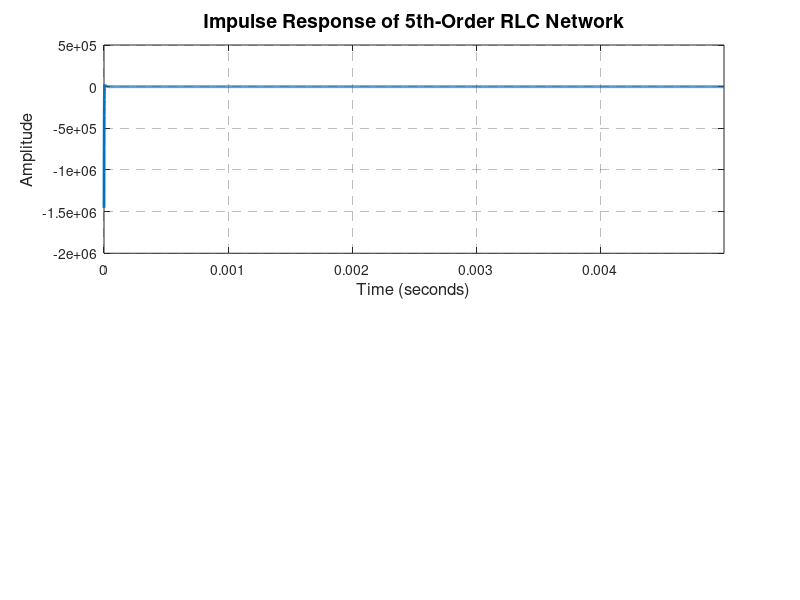

This chart was generated by the following MATLAB code: (Note: this script raises an error after producing the figure.)
clc; clear; close all;

%
%
%                                     R2                                         R4                                          
%                          ________/\/\/\/\_________                  ________/\/\/\/\_________
%                          |                       |                  |                       |
%                          |                       |                  |                       |
%                          |          L1           |                  |          L2           |
%                          |_______()()()()________|                  |_______()()()()________|
%                          |                       |                  |                       |
%                          |                       |                  |                       |
%          R1              | |\                    |                  |  |\                   |
%    ___/\/\/\/\___| |_____|_| \                   |           R3     |  | \                  |           R5
%    |             | |     - |  \__________________|__| |___/\/\/\/\__|__|  \_________________|__| |___/\/\/\/\__
%   (|)u(t)         C1       |  /                     | |              - |  /                    | |             |
%    |_______________________| /                       C2                | /                      C3             |   
%    |                     + |/   _____________________________________+_|/                                      |   
%    |___________________________|                                                                               |
%    |                                                                                                           |   
%    |___________________________________________________________________________________________________________|
%  _____ 
%   ___
%    _
%
%we want to anlayze the following circuit that contains two inverted
%operational amplifiers, five resistances, three, capacitators and three
%inductors. The i-s-u representation of the system is the following:
% ẋ1(t) = -1/(R1*C1)*x1(t) + 1/(R1*C1)*u(t)
% ẋ2(t) = -R2/(R1*L1)*x1(t) - R2/L1*x2(t) + R2/(R1*L1)*u(t)
% ẋ3(t) = R2/(R1*R3*C2)*x1(t) + R2/(R3*C2)*x2(t) - 1/(R3*C2)*x3(t) - R2/(R1*R3*C2)*u(t)
% ẋ4(t) = R2*R4/(R1*R3*L2)*x1(t) + R2*R4/(R3*L2)*x2(t) - R4/(R3*L2)*x3(t) - R4/L2*x4(t) - R2*R4/(R1*R3*L2)*u(t)
% ẋ5(t) = -R2*R4/(R1*R3*R5*C3)*x1(t) - R2*R4/(R3*R5*C3)*x2(t) + R4/(R3*R5*C3)*x3(t) + R4/(R5*C3)*x4(t) - 1/(R5*C3)*x5(t) + R2*R4/(R1*R3*R5*C3)*u(t)
% y(t) = -R2*R4/(R1*R3)*x1(t) - R2*R4/R3*x2(t) + R4/R3*x3(t) + R4*x4(t) - x5(t) + R2*R4/(R1*R3)*u(t)
% The resulting system is dynamic, continuous-time, LTI, SISO, proper, of fifth order
%we will proceed with a quick analysis of the circuit

%we first define some values for the resistence inductance etc
R1 = 1e3;    % 1 kΩ
R2 = 2.2e3;  % 2.2 kΩ
R3 = 4.7e3;  % 4.7 kΩ
R4 = 3.3e3;  % 3.3 kΩ
R5 = 1e3;    % 1 kΩ

C1 = 10e-6;  % 10 μF
C2 = 22e-9;  % 22 nF
C3 = 100e-9; % 100 nF

L1 = 10e-3;  % 10 mH
L2 = 4.7e-3; % 4.7 mH

%we create the various matrices
A = [ -1/(R1*C1),            0,                 0,                 0,                 0;
      -R2/(R1*L1),        -R2/L1,               0,                 0,                 0;
      R2/(R1*R3*C2),    R2/(R3*C2),      -1/(R3*C2),               0,                 0;
      R2*R4/(R1*R3*L2), R2*R4/(R3*L2), -R4/(R3*L2),          -R4/L2,                 0;
     -R2*R4/(R1*R3*R5*C3), -R2*R4/(R3*R5*C3), R4/(R3*R5*C3), R4/(R5*C3), -1/(R5*C3)];

B = [ 1/(R1*C1);
      R2/(R1*L1);
     -R2/(R1*R3*C2);
     -R2*R4/(R1*R3*L2);
      R2*R4/(R1*R3*R5*C3)];

C = [ -R2*R4/(R1*R3), -R2*R4/R3, R4/R3, R4, -1 ];

D = R2*R4/(R1*R3);


%then we can define the system
sys = ss(A, B, C, D);


%then we can see the response to an impulse
[y_imp, t_imp, x_imp] = impulse(sys);









%plotting the results
% Plotting the impulse response
figure("Position", [100, 100, 1200, 800]);
subplot(2, 2, [1 2]);
plot(t_imp, y_imp, 'LineWidth', 2, 'Color', [0, 0.4470, 0.7410]);
grid on;
title('Impulse Response of 5th-Order RLC Network', 'FontSize', 14, 'FontWeight', 'bold');
xlabel('Time (seconds)', 'FontSize', 12);
ylabel('Amplitude', 'FontSize', 12);
set(gca, 'GridLineStyle', '--', 'GridAlpha', 0.3);
xlim([0 t_imp(end)]); % Show full time range


% Improve overall figure appearance
sgtitle('Dynamic Analysis of 5th-Order RLC Network', 'FontSize', 16, 'FontWeight', 'bold');
set(gcf, 'Color', 'w');
